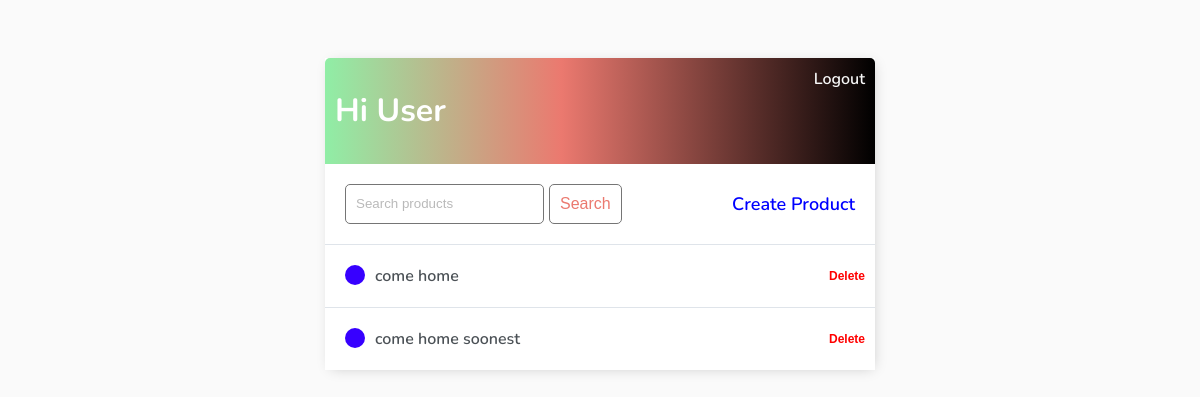
The page / (signed in) on the database as committed earlier.
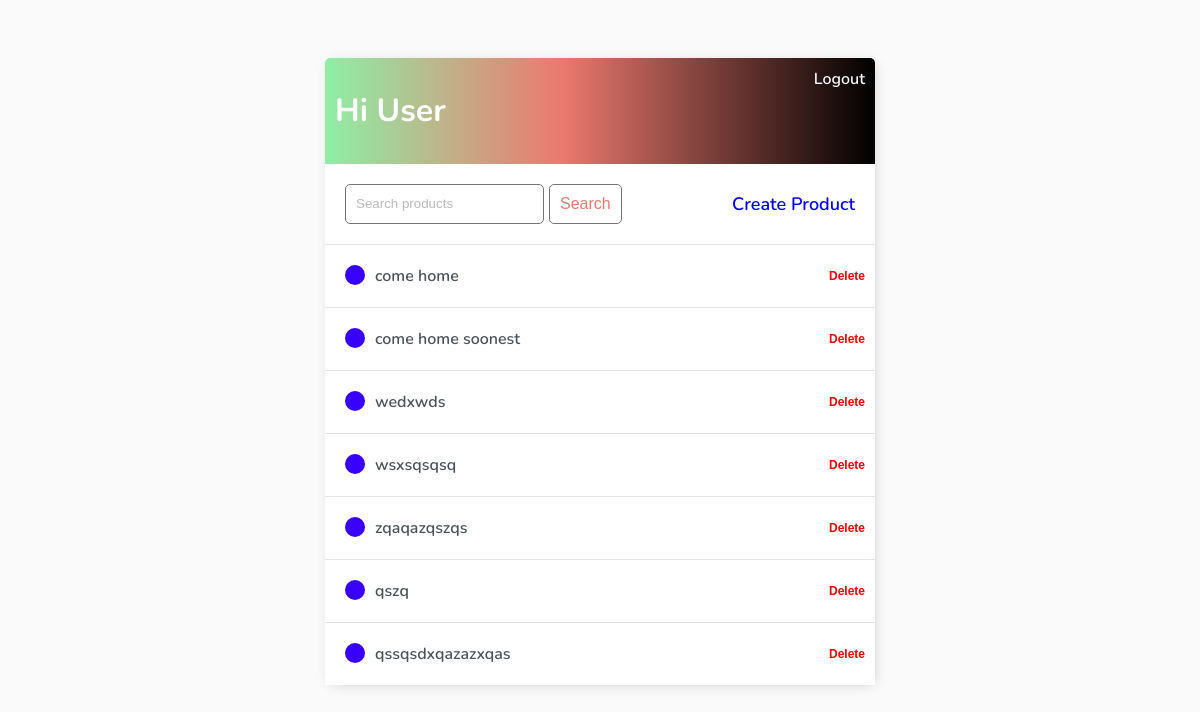
The same page on the database as committed later.
### todos/models.py (models this page shows)
class Task(models.Model):
    user = models.ForeignKey(User, on_delete=models.CASCADE, null=True, blank=True)
    title = models.CharField(max_length=200)
    details = models.TextField(max_length=1000, null=True, blank=True)
    created_at = models.DateTimeField(auto_now_add=True)
    updated_at = models.DateTimeField(auto_now=True)
    def __str__(self):
        return self.title

### todos/views.py (the view)
# urls.py: path('', TaskListView.as_view(), name="tasks"),
class TaskListView(LoginRequiredMixin, ListView):
    model = models.Task
    context_object_name = 'tasks'
    def get_context_data(self, **kwargs):
        context = super().get_context_data(**kwargs)
        context['tasks'] = context['tasks'].filter(user=self.request.user)
        search_input = self.request.GET.get('search-area') or ''
        if search_input:
            context['tasks'] = context['tasks'].filter(title__startswith = search_input)
        context['search_input'] = search_input
        return context

### todos/templates/todos/task_list.html (shortened to what this page needs)
{% extends 'todos/base.html' %} {% block content %}
    <div class="header-bar">
        <div>
            <h1>Hi {{request.user|title}}</h1>
        </div>
        {% if request.user.is_authenticated %}
            <a href="{% url 'logout' %}">Logout</a>
        {% else %}
            <a href="{% url 'login' %}">Login</a>
        {% endif %}
    </div>
    <div id="search-add-wrapper">
        <form method="GET" style="display: flex;">
            <input type='text' name='search-area' placeholder="Search products" value="{{search_input}}">
            <input class="button" style="margin-left: 5px;" type="submit" value='Search'>
        </form>
        {% if tasks|length > 0 %}
            <a style="color: blue; font-size: 18px; text-decoration: none;" href="{% url 'task-create' %}">Create Product</a>
        {% endif %}
    </div>
    <div id="tasklist" class="task-items-wrapper">
        {% for task in tasks %}
        <div class="task-wrapper">
            <div class="task-title">
                {% if task.completed %}
                    <div class="task-complete-icon"></div>
                    <i><s style="color: red;"><a href="{% url 'task' task.id %}">{{task}}</a></s></i>
                {% else %}
                    <div class="task-incomplete-icon"></div>
                    <a href="{% url 'task-update' task.id %}">{{task}}</a>
                {% endif %}
            </div>
        <div class="task-controls">
            <button class="btn btn-default"><a style="color: red; text-decoration: none;" href="{% url 'task-delete' task.id %}">Delete</a></button>
        </div>
    </div>
    {% empty %}
    <div style="text-align: center; padding-bottom: 10px; line-height: 1em;">
        <h3>You have no products created yet.</h3>
        <h3>Create a <a style="text-decoration: none; color: #e53935;" href="{% url 'task-create' %}">New Product</a> ! </h3>
    </div>
    {% endfor %}
</div>
{% endblock content %}

Rows that differ between the two databases and show on the page:
added Task: title "wedxwds"
added Task: title "wsxsqsqsq"
added Task: title "zqaqazqszqs"
added Task: title "qszq"
added Task: title "qssqsdxqazazxqas"
